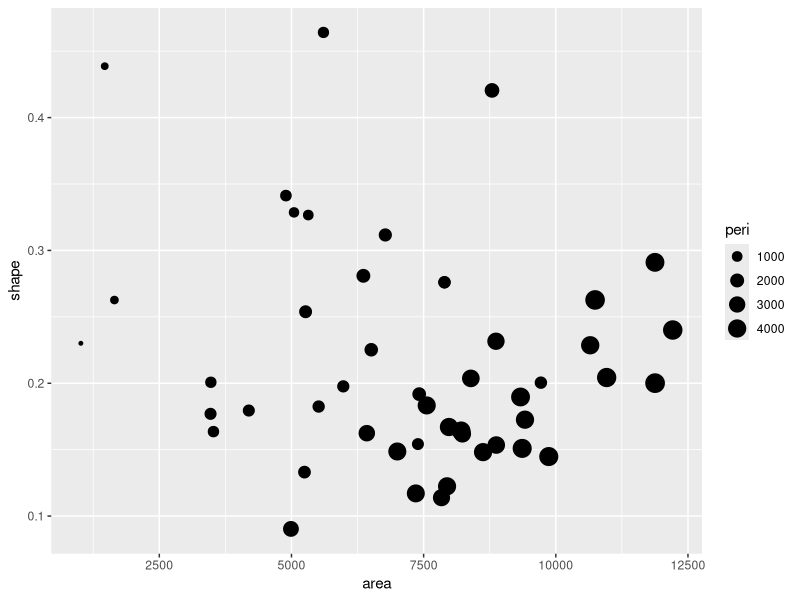

Reproduce this figure in R.
library(datasets)
library(dplyr)
library(ggplot2)
ggplot(data = rock, aes( x = area, y = shape, size = peri)) + 
  geom_point() 


#這是一個石頭分布與其大小還有形狀有關的圖
##根據圖可以推斷出，位在7500~12500 area之間的石頭有較高的peri，而其shape並未較突出。
##所以假使我要找較大的石頭可以去7500~12500 area找尋。